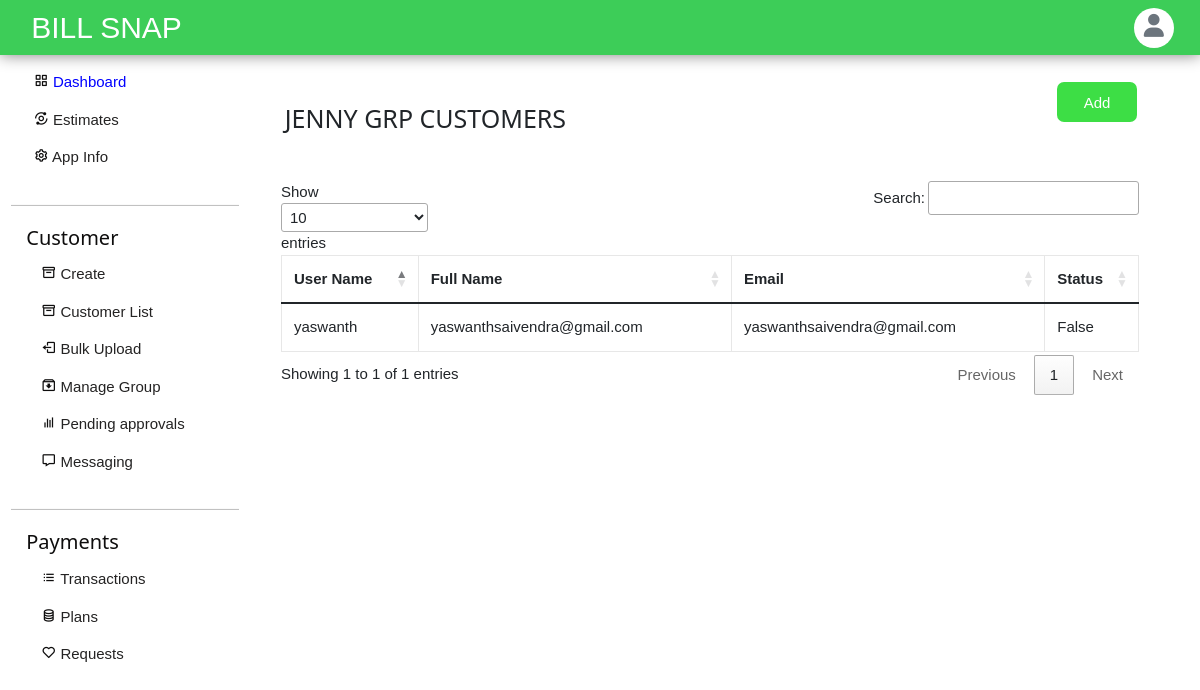
The page /groups/group/helo/bejYVVPWPm (signed in) on the database its author committed.
### groups/models.py (models this page shows)
class Group(models.Model):
    slug = models.CharField(max_length=20, default=generate_code_group, editable=False)
    members = models.ManyToManyField(Profile)
    title = models.CharField(max_length=200)
    app = models.ForeignKey(applists, on_delete=models.CASCADE)
    description = models.TextField(max_length=800)
    def __str__(self):
        return self.title

### accounts/models.py (models this page shows, shortened)
class Profile(models.Model):
    user = models.OneToOneField(User, on_delete=models.CASCADE, related_name='profile')
    apps=models.ManyToManyField(applists,related_name='apps')
    status = models.CharField(choices=status_choices, max_length=20, default='c')
    full_name = models.CharField(max_length=100, blank=True, null=True)
    utility_name = models.CharField(max_length=200, null=True, blank=True)
    utility_short_name= models.CharField(max_length=50, null=True, blank=True)
    utility_state= models.CharField(max_length=50, null=True, blank=True)
    utility_district= models.CharField(max_length=50, null=True, blank=True)
    utility_country= models.CharField(max_length=50, null=True, blank=True)
    utility_postalcode= models.CharField(max_length=20, null=True, blank=True)
    utility_address=models.TextField(max_length=200, null=True, blank=True)
    contact_person= models.CharField(max_length=200, null=True, blank=True)
    contact_email = models.EmailField(max_length=50, null=True, blank=True)
    contact_phnum = models.CharField(max_length=15, null=True, blank=True)
    contact_mobile= models.CharField(max_length=15, null=True, blank=True)
    contact_designation= models.CharField(max_length=100, null=True, blank=True)
    contact_landline= models.CharField(max_length=20, null=True, blank=True)
    emergency_person=models.CharField(max_length=200, null=True, blank=True)
    emergency_altperson=models.CharField(max_length=200, null=True, blank=True)
    emergency_mobile=models.CharField(max_length=200, null=True, blank=True)
    emergency_altmobile=models.CharField(max_length=200, null=True, blank=True)
    emergency_officeaddress=models.TextField(max_length=200,null=True,blank=True)
    emergency_altofficeaddress=models.TextField(max_length=200,null=True,blank=True)
    info_created_at = models.DateTimeField(auto_now_add=True)
    info_updated_at = models.DateTimeField(auto_now=True)
    se_coins= models.IntegerField(null=True, default=999, blank=True)
    slug = models.SlugField(max_length=200, editable=False, null=True, blank=True)
    admin=models.BooleanField(default=False)
    plans = models.ManyToManyField(Plan)
    plan_active = models.BooleanField(default=False)
    paid = models.BooleanField(default=False)

### groups/views.py (the view, shortened to what this page needs)
# urls.py: path('group/<str:slug>/<str:groupslug>', show_group, name='group'),
def show_group(request, slug, groupslug):
    if request.user.is_superuser:
        if request.method == 'GET':
            group = Group.objects.filter(slug=groupslug).first()
            users = group.members.all()
            form = SubscribeForm()
            existing_users = Profile.objects.filter(apps=group.app).exclude(group=group)
            payload = {
                'group': group,
                'users': users,
                'form': form,
                'update_form': UpdateUserGroupForm(appslug=group.app.slug),
                'slug': slug,
                'existing_users': existing_users,
            }
            return render(request, 'groups-panel/group.html', payload)

### groups/forms.py
class SubscribeForm(forms.Form):
    username = forms.CharField(
        max_length=100,
        widget=forms.TextInput(attrs={'placeholder': 'username', 'class': 'w3-input w3-border w3-round'})
    )

class UpdateUserGroupForm(forms.Form):
    choice = [
        (1,1)
    ]
    def __init__(self, appslug=None, *args, **kwargs):
        super(UpdateUserGroupForm, self).__init__(*args, **kwargs)
        plans = Group.objects.filter(app__slug=appslug)
        plans_ = []
        for plan in plans:
            plan_ = (plan.id, plan)
            plans_.append(plan_)
        self.fields['update_to'].choices = plans_
    update_to = forms.ChoiceField(
                    choices=choice,
                    widget=forms.Select(attrs={'placeholder': 'select plan for user ', 'class': 'w3-input w3-border w3-round'}),
                )

### templates/groups-panel/group.html (shortened to what this page needs)
{% load crispy_forms_tags %}
{% load static %}
<!DOCTYPE html>
<html lang="en">
<head>
    <link href="https://cdn.jsdelivr.net/npm/bootstrap@5.1.3/dist/css/bootstrap.min.css" rel="stylesheet"
 />
    <link href='https://unpkg.com/boxicons@2.0.7/css/boxicons.min.css' rel='stylesheet'>
    <link rel="stylesheet" href="https://cdnjs.cloudflare.com/ajax/libs/font-awesome/6.1.1/css/all.min.css" />
    <link rel="stylesheet" href="{% static 'assets/styles.css'%}">
    <link rel="stylesheet" href="{% static 'w3.css' %}" />
    <link rel="stylesheet" href="https://cdn.datatables.net/1.10.19/css/jquery.dataTables.min.css">
</head>
<body class="w3-padding">
    {% include "dashnav.html" %}
    <div class="main mx-auto">
        <div class="row">
            {% include "dashsidebar.html" %}
            <div class="col-md-7  flex-md-fill m-3">
                <div class="col right ps-0 pe-4 me-2" id="">
                    <button class="button button1" data-toggle="modal"
                    data-target="#addcustomer">Add</button>
                    <h2 class="ps-1 pt-3 text-uppercase" id="pspt">{{group}} Customers</h2><br>
                    <div class="my-3">
                        <table class="table table-bordered" id='table_filter'>
                          <thead>
                            <tr>
                              <th>User Name</th>
                              <th>Full Name</th>
                              <th>Email</th>
                              <th>Status</th>
                            </tr>
                          </thead>
                          <tbody>
                            {% for user in users%}
                            <tr>
                              <td>{{ user.user.username}}</td>
                              <td>{{ user.full_name}}</td>
                              <td>{{ user.contact_email}}</td>
                              <td>{{ user.paid}}</td>
                            </tr>
                            {%endfor%}
                          </tbody>
                        </table>
                      </div>
                </div>
            </div>
        </div>
    </div>
</body>
</html>

### static/assets/styles.css (style rules this page uses)
body { background: white; }
button { height: 50px; }
html, body { height: 100%; }
body { background: #e5e5e566; }
.main { padding-top: 55px; width: 100%; height: 100%; justify-content: flex-start; max-height: 100vh; }
.right { padding-left: 1rem; padding-right: 1rem; min-height: calc(100vh - 60px); overflow-x: hidden; }
@media (min-width: 767px) { .main { top: 55px; } }
#pspt { font-size: 25px; }
* { box-sizing: border-box; }
#table_filter { border-collapse: collapse; width: 100%; border: 1px solid #ddd; font-family: "Gill Sans", "Gill Sans MT", Calibri, "Trebuchet MS", sans-serif; font-size: 15px; }
#table_filter th, #table_filter td { text-align: left; padding: 12px; }
#table_filter tr { border-bottom: 1px solid #ddd; }
.button { border: none; color: white; padding: 10px 10px; text-align: center; text-decoration: none; display: inline-block; font-size: 10px; margin: 4px 2px; cursor: pointer; }
.right { padding-left: 1rem; padding-right: 1rem; min-height: calc(100vh - 100px); overflow-x: hidden; }
.button1 { background-color: #3dde45; border-radius: 7px; float: right; width: 80px; height: 40px; border: none; color: white; padding: 10px 10px; text-align: center; text-decoration: none; display: inline-block; font-size: 15px; margin: 4px 2px; cursor: pointer; }
body { font-family: Arial, Helvetica, sans-serif; }
body { margin-top: 20px; background: #f5f5f5; }
h1, h2, h3, h4, h5, h6 { margin: 0 0 10px; font-weight: 600; }
body { margin-top: 20px; }
.table-bordered th, .table-bordered td { border: 1px solid #e7e7e7; }
body { margin-top: 20px; background: white; }
body { overflow-x: hidden; }

### static/w3.css (style rules this page uses)
html { box-sizing:border-box }
*,*:before,*:after { box-sizing:inherit }
html { -ms-text-size-adjust:100%;-webkit-text-size-adjust:100% }
body { margin:0 }
button,input,select,textarea,optgroup { font:inherit;margin:0 }
button,input { overflow:visible }
button,select { text-transform:none }
button,[type=button],[type=reset],[type=submit] { -webkit-appearance:button }
html,body { font-family:Verdana,sans-serif;font-size:15px;line-height:1.5 }
html { overflow-x:hidden }
h2 { font-size:30px }
h1,h2,h3,h4,h5,h6 { font-family:"Segoe UI",Arial,sans-serif;font-weight:400;margin:10px 0 }
.w3-padding { padding:8px 16px!important }

### rows shown on the page
Group: title "JENNY GRP"
Profile: user.username "yaswanth", full_name "yaswanthsaivendra@gmail.com", contact_email "yaswanthsaivendra@gmail.com", paid "False"
